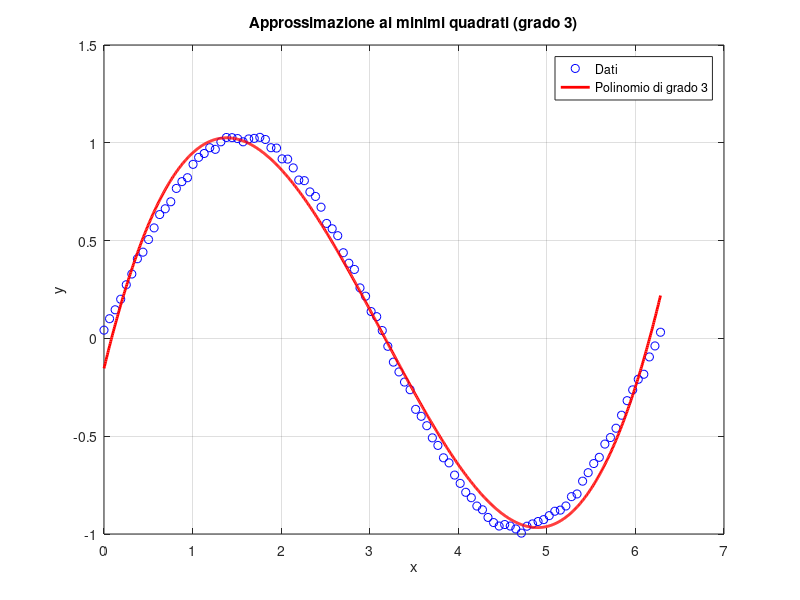

The MATLAB script that drew this image:
% Fissiamo il seme per la riproducibilità
rng(0);

% Generazione dei dati
xi = linspace(0, 2*pi, 101);
yi = sin(xi) + rand(size(xi)) *.05;

% Calcolo dei coefficienti del polinomio di grado 3
% I coefficienti sono ordinati a partire da quello relativo al termine di grado 3
coeffs = polyfit(xi, yi, 3);
% Il polinomio ottenuto è:
%   p(x) = coeffs(1)*x^3 + coeffs(2)*x^2 + coeffs(3)*x + coeffs(4)
disp('Coefficienti del polinomio di grado 3:');
disp(coeffs);

% Calcolo dei valori del polinomio per un grafico più "liscio"
xi_fit = linspace(0, 2*pi, 1000);
yi_fit = polyval(coeffs, xi_fit);

% Plot dei dati originali e del polinomio di approssimazione
figure;
plot(xi, yi, 'bo', 'MarkerSize', 6, 'DisplayName', 'Dati');
hold on;
plot(xi_fit, yi_fit, 'r-', 'LineWidth', 2, 'DisplayName', 'Polinomio di grado 3');
xlabel('x');
ylabel('y');
title('Approssimazione ai minimi quadrati (grado 3)');
legend show;
grid on;